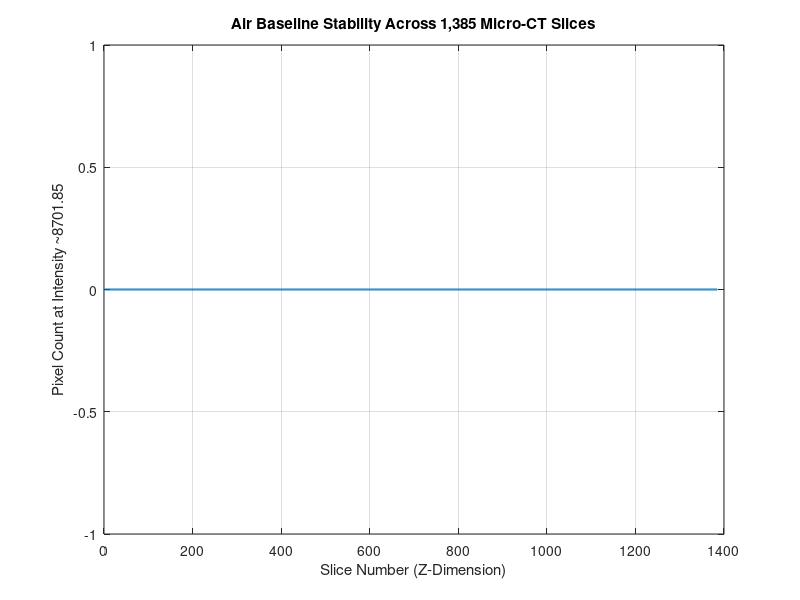

Recreate this plot in MATLAB.
% =========================================================================
% Z-DIMENSION HISTOGRAM & AIR BASELINE ANALYSIS
% =========================================================================
% Description: Evaluates pixel intensity stability across Z-slices to verify
%              scanner air calibration (8701.85 HU peak) and isolate specimen
%              boundaries prior to 3D segmentation.
% =========================================================================

clear; clc; close all;

% -------------------------------------------------------------------------
% 1. CONFIGURATION
% -------------------------------------------------------------------------
input_folder = 'E:\260616_BeeResin1412END [2026-06-16 14.14.57]\zmatlab_data';
total_slices = 1385;
target_air_val = 8701.8509; % Calibrated air intensity baseline
val_tolerance  = 15.0;      % Tolerance window for detection

fprintf('============================================================\n');
fprintf('  STARTING Z-DIMENSION AIR BASELINE & ARTIFACT ANALYSIS\n');
fprintf('============================================================\n');

air_pixel_counts = zeros(total_slices, 1);

% -------------------------------------------------------------------------
% 2. HISTOGRAM Z-STACK PROFILING
% -------------------------------------------------------------------------
for s = 1:total_slices
    slice_file = fullfile(input_folder, sprintf('Slice_No_%d.mat', s));
    
    if exist(slice_file, 'file')
        data = load(slice_file, 'Frame');
        img = double(data.Frame);
        
        % Count pixels falling within target air intensity threshold
        air_mask = (img >= (target_air_val - val_tolerance)) & ...
                   (img <= (target_air_val + val_tolerance));
               
        air_pixel_counts(s) = sum(air_mask(:));
    end
    
    if mod(s, 300) == 0 || s == total_slices
        fprintf('  Analyzed %d / %d slices...\n', s, total_slices);
    end
end

% -------------------------------------------------------------------------
% 3. PLOT RESULTING Z-PROFILE
% -------------------------------------------------------------------------
figure('Color', 'w', 'Name', 'Z-Dimension Air Baseline Analysis');
plot(1:total_slices, air_pixel_counts, 'LineWidth', 1.5, 'Color', [0 0.447 0.741]);
grid on;
xlabel('Slice Number (Z-Dimension)');
ylabel('Pixel Count at Intensity ~8701.85');
title('Air Baseline Stability Across 1,385 Micro-CT Slices');

fprintf('\n============================================================\n');
fprintf('  ANALYSIS COMPLETE: Air baseline stability verified across Z-stack.\n');
fprintf('============================================================\n');
